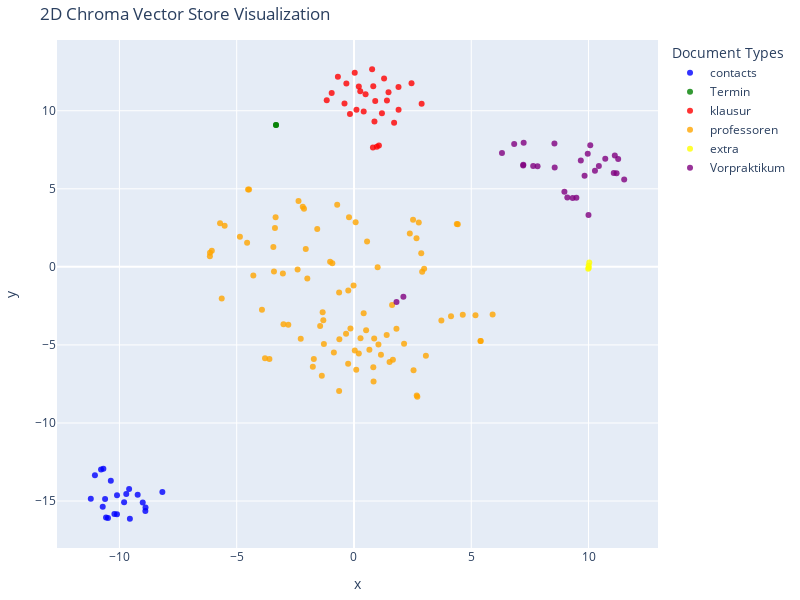

The code cell stored with this chart in its notebook:
### Code cell
tsne = TSNE(n_components=2, random_state=42)
reduced_vectors = tsne.fit_transform(vectors)

fig = go.Figure()
for doc_type, color in type_color_map.items():
    indices = [i for i, t in enumerate(doc_types) if t == doc_type]
    if not indices:
        continue
    fig.add_trace(go.Scatter(
        x=reduced_vectors[indices, 0],
        y=reduced_vectors[indices, 1],
        mode='markers',
        marker=dict(size=6, color=color, opacity=0.8),
        name=doc_type,  #  legend label
        text=[f"Type: {doc_type}<br>Text: {documents[i][:100]}..." for i in indices],
        hoverinfo='text'
    ))

fig.update_layout(
    title='2D Chroma Vector Store Visualization',
    xaxis_title='x',
    yaxis_title='y',
    width=800,
    height=600,
    margin=dict(r=20, b=10, l=10, t=40),
    legend_title_text='Document Types'
)
fig.show()

### Figure 1 — Plotly figure (JSON) as saved in the notebook; plotly's stock layout.template omitted (floating-point values rounded to 4 significant figures)
{"data": [{"hoverinfo": "text", "marker": {"color": "blue", "opacity": 0.8, "size": 6}, "mode": "markers", "name": "contacts", "text": ["Type: contacts<br>Text: [\n  {\n    \"type\": \"studierendensekretariat_sprechstunden\",\n    \"name\": \"Frau Schneider\",\n    \"offene...", "Type: contacts<br>Text: {\n    \"type\": \"studierendensekretariat_sprechstunden\",\n    \"name\": \"Frau Theobald\",\n    \"offene_spre...", "Type: contacts<br>Text: \"bereich\": \"AING\",\n    \"offene_sprechstunde\": \"Dienstag und Donnerstag von 09:00 bis 12:00 Uhr und D...", "Type: contacts<br>Text: \"sprechstunde_nach_termin\": \"Montag bis Donnerstag 13:30 bis 15:00 Uhr\"\n  },\n  {\n    \"type\": \"anspre...", "Type: contacts<br>Text: \"email\": \"sandra.schmidt@hs-kl.de\"\n  },\n  {\n    \"type\": \"ansprechpartner_studierendensekretariat\",\n ...", "Type: contacts<br>Text: },\n  {\n    \"type\": \"ansprechpartner_studierendensekretariat\",\n    \"studiengang\": \"Elektrotechnik\",\n ...", "Type: contacts<br>Text: \"studiengang\": \"Elektrotechnik - berufsbegleitend\",\n    \"sachbearbeiterin\": \"Nadine Schneider\",\n    ...", "Type: contacts<br>Text: \"studiengang\": \"Energie-Ingenieurwesen - dual\",\n    \"sachbearbeiterin\": \"Petra Helfrich\",\n    \"raum\"...", "Type: contacts<br>Text: \"raum\": \"Kammgarn F 0.009\",\n    \"durchwahl\": \"2126\",\n    \"email\": \"nadine.schneider@hs-kl.de\"\n  },\n ...", "Type: contacts<br>Text: \"durchwahl\": \"2270\",\n    \"email\": \"sandra.schmidt@hs-kl.de\"\n  },\n  {\n    \"type\": \"ansprechpartner_st...", "Type: contacts<br>Text: },\n  {\n    \"type\": \"ansprechpartner_studierendensekretariat\",\n    \"studiengang\": \"Mechatronik - ausb...", "Type: contacts<br>Text: \"studiengang\": \"Wirtschaftsingenieurwesen\",\n    \"sachbearbeiterin\": \"Petra Helfrich\",\n    \"raum\": \"K...", "Type: contacts<br>Text: \"sachbearbeiterin\": \"Jeannette Krob\",\n    \"raum\": \"Kammgarn F 0.014\",\n    \"durchwahl\": \"2191\",\n    \"...", "Type: contacts<br>Text: \"durchwahl\": \"2191\",\n    \"email\": \"jeannette.krob@hs-kl.de\"\n  },\n  {\n    \"type\": \"ansprechpartner_pr...", "Type: contacts<br>Text: },\n  {\n    \"type\": \"ansprechpartner_pruefungsamt_aing\",\n    \"studiengang\": \"LehrePlusHS\",\n    \"sachb...", "Type: contacts<br>Text: \"sachbearbeiterin\": \"Jeannette Krob\",\n    \"raum\": \"Kammgarn F 0.014\",\n    \"durchwahl\": \"2191\",\n    \"...", "Type: contacts<br>Text: \"sachbearbeiterin\": \"Jeannette Krob\",\n    \"raum\": \"Kammgarn F 0.014\",\n    \"durchwahl\": \"2191\",\n    \"...", "Type: contacts<br>Text: \"sachbearbeiterin\": \"Jeannette Krob\",\n    \"raum\": \"Kammgarn F 0.014\",\n    \"durchwahl\": \"2191\",\n    \"...", "Type: contacts<br>Text: \"durchwahl\": \"2273\",\n    \"email\": \"lucia.doll@hs-kl.de\"\n  },\n  {\n    \"type\": \"ansprechpartner_pruefu...", "Type: contacts<br>Text: },\n  {\n    \"type\": \"ansprechpartner_pruefungsamt_bug\",\n    \"studiengang\": \"Bauingenieurwesen Bachelo...", "Type: contacts<br>Text: \"studiengang\": \"Virtual Design Bachelor/Master\",\n    \"sachbearbeiterin\": \"Stephanie Rains\",\n    \"rau..."], "type": "scatter", "x": [-10.68, -10.78, -11.04, -10.37, -9.586, -9.222, -8.887, -9.006, -9.8, -10.1, -9.708, -8.894, -10.21, -10.71, -9.554, -10.49, -10.57, -10.1, -10.61, -11.22, -8.169], "y": [-12.93, -12.97, -13.35, -13.71, -14.23, -14.6, -15.42, -15.1, -15.08, -14.63, -14.55, -15.64, -15.83, -15.37, -16.14, -16.09, -16.05, -15.84, -14.86, -14.85, -14.43]}, {"hoverinfo": "text", "marker": {"color": "green", "opacity": 0.8, "size": 6}, "mode": "markers", "name": "Termin", "text": ["Type: Termin<br>Text: # Termine\n\n## Wintersemester 2025/26\n\n### Montag, 01.09.2025\n**Beginn des Wintersemesters**\n\n### Mon...", "Type: Termin<br>Text: ### Freitag, 01.05.2026\n**Keine Lehrveranstaltungen**  \n_Tag der Arbeit_\n\n### Donnerstag, 14.05.2026..."], "type": "scatter", "x": [-3.324, -3.324], "y": [9.094, 9.094]}, {"hoverinfo": "text", "marker": {"color": "red", "opacity": 0.8, "size": 6}, "mode": "markers", "name": "klausur", "text": ["Type: klausur<br>Text: Prüfungsplan für das WiSe 2025/2026 des Fachbereichs AINGStand: 09.10.2025\nalle Bachelor-Studiengäng...", "Type: klausur<br>Text: Algorithmen 1 Ba 1842 Mo 19.01.2026 60 min 8:00 9:00 Kiss Bomarius W 5 W W W W W W W W W W W W W W W...", "Type: klausur<br>Text: Arbeitswissenschaft Ba 1014 Mi 25.02.2026 90 min 11:00 12:30 Thurnes Hielscher W W W W W W W W W W W...", "Type: klausur<br>Text: Bildverarbeitung Ba 1301 Mo 26.01.2026 90 min 11:00 12:30 Böhm Steidel W 6 W W W W W W W W W W W W W...", "Type: klausur<br>Text: Digitale Systeme und IoT Ba 1843 Fr 23.01.2026 90 min 11:00 12:30 Schütz Opperskalski 5 5 W W W W W ...", "Type: klausur<br>Text: Einführung in die objektorientierte Softwareentwicklung Ba 1042 Di 20.01.2026 90 min 11:00 12:30 Bom...", "Type: klausur<br>Text: Elektrische Maschinen 2 Ba 1858 Di 27.01.2026 90 min 11:00 12:30 Urschel Schumann W W 6 W W W W W W ...", "Type: klausur<br>Text: Elektronik und EMV Ba 1821 Fr 27.02.2026 120 min8:00 10:00 Schumann Steil 3 3 3 W W W W W W W W 3 W ...", "Type: klausur<br>Text: Fahrzeugantriebe Ba 1883 Di 20.01.2026 120 min11:00 13:00 Heidrich Opperskalski W W W W W 5 W W W W ...", "Type: klausur<br>Text: Finite-Elemente-Methode Ba 1076 ##### Absprache Dozentmündl. Info von DozentMagin Gilbert W W W W 5 ...", "Type: klausur<br>Text: Generative Fertigungsverfahren Ba 1745 ##### Absprache Dozentmündl. Info von DozentEnk Kilb W W W W ...", "Type: klausur<br>Text: Grundlagen der Softwareentwicklung 1 + 2 Ba 1813 Do 29.01.2026 90 min 11:00 12:30 Schütz Kiss 2 2 2 ...", "Type: klausur<br>Text: Ingenieurmathematik 1 Ba 1810 Mo 23.02.2026 120 min14:00 16:00 Maier / Steidel Steidel / Maier 1 1 1...", "Type: klausur<br>Text: IT-Sicherheit Ba 1648 Mi 28.01.2026 60 min 8:00 9:00 Kiss Bomarius 6 6 6 W W W W W W W W W W W W W W...", "Type: klausur<br>Text: Konstruktion - Hausarbeit Ba 1200 ##### Absprache Dozent HA Info von DozentKilb Enk W W W W 5 5 5 5 ...", "Type: klausur<br>Text: Leichtbaukonstruktion Ba 1132 ##### Absprache DozentE-PortfolioInfo von DozentMagin Heß W W W W W 5 ...", "Type: klausur<br>Text: Maschinenelemente 1 Ba 1867 Mi 21.01.2026 90 min 11:00 12:30 Enk Kilb W W W - 1 1 1 1 1 1 1 - - - - ...", "Type: klausur<br>Text: Mechanische Verfahrenstechnik Ba 1157 Di 27.01.2026 90 min 8:00 9:30 Kaiser López López W W W W W W ...", "Type: klausur<br>Text: Operations Research Ba 1182 Mi 28.01.2026 90 min 8:00 9:30 Bott Reiner W W W W W W W W W W W W 4 4 4...", "Type: klausur<br>Text: Glöser\nGlöser / Fischer / \nBecherer 5 5 5 5 - - - - - - - - - - - - - - - Do 20.11.2025 #WERT! #WERT...", "Type: klausur<br>Text: Regelungstechnik 1 Ba 1832 Mi 25.02.2026 90 min 14:00 15:30 Herchenhan Opperskalski 5 5 5 - - - - - ...", "Type: klausur<br>Text: Robotik 2 Ba 1501 Mi 28.01.2026 60 min 11:00 12:00 Bitsch Maier W W W W W W W W W W W 6 W W W W W W ...", "Type: klausur<br>Text: Steuerungstechnik Ba 1881 Mo 26.01.2026 90 min 14:00 15:30 Heidrich Opperskalski - - - - W 4 W W W W...", "Type: klausur<br>Text: Therm. Verfahrenstechnik Ba 1239 Mo 23.02.2026 90 min 8:00 9:30 López López Kaiser W W W W W W W W W...", "Type: klausur<br>Text: Werkstoffkunde (für EI und MT) Ba 1886 Do 29.01.2026 90 min 14:00 15:30 Geromiller / Starke Starke /...", "Type: klausur<br>Text: PCB-Design for Power Electronics RW 2254 ##### Absprache Dozentmündl. Info von DozentSchumann Ursche...", "Type: klausur<br>Text: Tutoriumstätigkeit RW 1256-1260 ##### Absprache Dozent - Info von DozentDiverse Prüfer Diverse Prüfe...", "Type: klausur<br>Text: Technische Bauteilsauberkeit RW 1695 ##### Absprache Dozent90 min Info von DozentHielscher Enk W W W..."], "type": "scatter", "x": [2.885, 1.473, 1.405, 0.8229, -0.4044, -0.1711, -0.9502, -1.162, 0.9057, 1.901, 0.4139, 0.1065, 0.7726, 1.284, 1.711, 1.192, -0.3247, 0.206, 1.898, 2.453, -0.6856, 0.03163, 0.2687, 0.4945, 0.8734, 0.808, 0.9742, 1.063], "y": [10.45, 11.19, 10.65, 11.57, 10.47, 9.792, 11.14, 10.68, 10.63, 10.06, 9.948, 10.06, 12.67, 12.07, 9.226, 9.838, 11.75, 11.56, 11.53, 11.76, 12.18, 12.44, 11.25, 11.06, 9.311, 7.65, 7.689, 7.771]}, {"hoverinfo": "text", "marker": {"color": "orange", "opacity": 0.8, "size": 6}, "mode": "markers", "name": "professoren", "text": ["Type: professoren<br>Text: # Prof. Dr.-Ing. Albert Meij\n\n**Campus:** Kaiserslautern  \n**E-Mail:** albert.meij(at)hs-kl(dot)de  ...", "Type: professoren<br>Text: ## Biographie\n- Berufung an die Hochschule Kaiserslautern für das Fachgebiet Konstruktion, Leichtbau...", "Type: professoren<br>Text: - Leitung des ersten englischsprachigen Master-Studiengangs in Rheinland-Pfalz im Rahmen des INHEE-P...", "Type: professoren<br>Text: ---\n\n## Lehrgebiete\n- Leichtbau  \n- Verbundwerkstoffe  \n- Methodische Produktentwicklung  \n\n---\n\n## ...", "Type: professoren<br>Text: ### XP2P – Peer-to-Peer-Learning in Mechatronics (ERASMUS Strategic Partnerships)\n- Laufzeit: 01.10....", "Type: professoren<br>Text: # Prof. Dr.-Ing. Andreas Steil\n\n## Kontakt\n**Telefon:** +49 631 3724-2211  \n**Fax:** +49 631 3724-21...", "Type: professoren<br>Text: ## Projekte\n### DRM und DRM+: Digitaler Hörfunk der Zukunft\n- **Beginn:** 01.10.2006  \n- **Projektle...", "Type: professoren<br>Text: # Prof. Dipl.-Ing. Karl-Heinz Helmstädter\n\n**Campus:** Kaiserslautern  \n**Raum:** F2.026  \n**Telefon...", "Type: professoren<br>Text: ### Bachelor PO2024\n- Einführung in die Produktentwicklung: Konstruktionsmethodik – Vorlesung und Pr...", "Type: professoren<br>Text: # Prof. Dr.-Ing. Christian M. Thurnes\n\n## Kontakt\n**Telefon:** +49 631 3724-2244  \n**E-Mail:** Chris...", "Type: professoren<br>Text: ## Lehrgebiete\n- Operational Excellence- und Innovationsmethodik  \n\n## Tätigkeiten\n- Studiengangslei...", "Type: professoren<br>Text: # Prof. Dr.-Ing. Christian Schumann\n\n**Lehrgebiete:** Leistungselektronik, Elektronik, EMV  \n**Forsc...", "Type: professoren<br>Text: **Kontakt:**  \n- **Telefon:** +49 631 3724-2469  \n- **E-Mail:** christian.schumann(at)hs-kl(dot)de  ...", "Type: professoren<br>Text: **Projekte:**  \n- **Elektronischer Gruppen-Antrieb auf Leiterplattenbasis als Synergetisches System ...", "Type: professoren<br>Text: - Mitarbeiter: B. Eng. Max Wagner  \n- **Sulfuric Acid Electrification: Tests and Technological Appli...", "Type: professoren<br>Text: - Projektleitung: Prof. Dr.-Ing. Christian Schumann, Prof. Dr.-Ing. Sven Urschel  \n  - Mitarbeiter: ...", "Type: professoren<br>Text: **Projekte und Lehrkonzepte (fortlaufend):**  \n- OPENEDU-RLP: Tutorials für Simulationstools in Leis...", "Type: professoren<br>Text: **Leistungsangebot:**  \n- Entwurf, Dimensionierung und Analyse leistungselektronischer Schaltungen  ...", "Type: professoren<br>Text: ---\nname: Prof. Dr.-Ing. Constantin Bauer\nfaculty: Angewandte Ingenieurwissenschaften\ncampus: Kaiser...", "Type: professoren<br>Text: # Prof. Dr.-Ing. Dirk Enk\n\n**Campus:** Kaiserslautern  \n**Raum:** F1.036  \n**Telefon:** +49 631 3724...", "Type: professoren<br>Text: # Prof. Dr. Eva Maria Kiss\n\n**Campus:** Kaiserslautern  \n**Raum:** F1.026  \n**Telefon:** +49 631 372...", "Type: professoren<br>Text: **Kurzbeschreibung:**  \nelab2go stellt didaktisch aufbereitete Demonstratoren zu aktuellen technolog...", "Type: professoren<br>Text: # Prof. Dr.-Ing. Felix Möhrle\n\n**Campus:** Kaiserslautern  \n**Raum:** F1.033  \n**E-Mail:** felix.moe...", "Type: professoren<br>Text: # Prof. Dr. rer. nat. Felix Wick\n\n## Kontakt\n**Telefon:** +49 631 3724-2217  \n**E-Mail:** felix.wick...", "Type: professoren<br>Text: # Prof. Dr. rer. nat. Frank Bomarius\n\n**Campus:** Kaiserslautern  \n**Raum:** F2.030  \n**Telefon:** +...", "Type: professoren<br>Text: Seit 2004 hat er eine Professur am Fachbereich Angewandte Ingenieurwissenschaften der Hochschule Kai...", "Type: professoren<br>Text: ---\nname: Prof. Dr.-Ing. Gerd Bitsch\nfaculty: Angewandte Ingenieurwissenschaften\ncampus: Kaiserslaut...", "Type: professoren<br>Text: ## Arbeitsgruppe MecRoKa\nBezeichnung: Mechatronik und Robotik an der Hochschule Kaiserslautern  \nGrü...", "Type: professoren<br>Text: ## Themengebiete\n- Roboterbasierter Fahrsimulator RODOS  \n- Messfahrzeug REDAR  \n- Digitale Umgebung...", "Type: professoren<br>Text: ## Sprechstunde\n- Nach Vereinbarung  \n\n## Robotik AG\nEine offene Gruppe robotikinteressierter Studie...", "Type: professoren<br>Text: ### Am Fraunhofer-Institut für Techno- und Wirtschaftsmathematik (ITWM)\n\n**Dr.-Ing. Michael Kleer** ...", "Type: professoren<br>Text: **B.A. Ann-Kathrin Bäumler**  \nAufgabenbereich: Projekt ODPfalz – Umgebungsmodellierung / Virtual De...", "Type: professoren<br>Text: # Prof. Priv.-Doz. Dr.-Ing. habil. Peter Starke\n\n**Kontakt:**  \n- Telefon: +49 631 3724-2389  \n- E-M...", "Type: professoren<br>Text: **Fachbereich:** Angewandte Ingenieurwissenschaften  \n**Campus:** Kaiserslautern  \n**Raum:** H1-2010...", "Type: professoren<br>Text: ## Lehrgebiete\n- Werkstoffkunde & Werkstoffprüfung  \n- Konstruktionswerkstoffe  \n- Zerstörende & zer...", "Type: professoren<br>Text: ## Veranstaltungen\n- Werkstoffkunde  \n- Konstruktionswerkstoffe  \n- Zerstörende & Zerstörungsfreie P...", "Type: professoren<br>Text: # Prof. Dr.-Ing. Hans-Peter Geromiller\n\n**Campus:** Kaiserslautern  \n**Raum:** F0.030  \n**Telefon:**...", "Type: professoren<br>Text: # Prof. Dr.-Ing. Hartmut Opperskalski\n\n**Lehrgebiete:** Automatisierungstechnik, Leiter des Institut...", "Type: professoren<br>Text: # Prof. Dr.-Ing. Heiko Heß\n\n**Campus:** Kaiserslautern  \n**Raum:** F1.027  \n**Telefon:** +49 631 372...", "Type: professoren<br>Text: ---\n\n## Sprechstunde\n- Nach Vereinbarung, telefonisch oder per E-Mail  \n\n---\n\n## Veranstaltungen\n- S...", "Type: professoren<br>Text: # Prof. Dr.-Ing. Hubert Klein\n\n**Campus:** Kaiserslautern  \n**Raum:** F1.025  \n**Telefon:** +49 631 ...", "Type: professoren<br>Text: **Sommersemester:**  \n- Produktionsplanung und -steuerung – Vorlesung (Bachelor)  \n- Qualitätsmanage...", "Type: professoren<br>Text: # Prof. Dr.-Ing. Karsten Glöser\n\n**Campus:** Kaiserslautern  \n**Raum:** F2.025  \n**Telefon:** +49 63...", "Type: professoren<br>Text: **Kurzbeschreibung:**  \nEntwicklung von modularen Stromschienensystemen auf Basis von Hochtemperatur...", "Type: professoren<br>Text: **Kurzbeschreibung:**  \nUntersuchung des Verhaltens von supraleitenden Kabelsystemen bei gleichzeiti...", "Type: professoren<br>Text: # Prof. Dr. rer. pol. Klaus Fischer\n\n**Campus:** Kaiserslautern  \n**Raum:** F2.027  \n**E-Mail:** kla...", "Type: professoren<br>Text: # Prof. Dr. rer. nat. Martin Böhm\n\n**Campus:** Kaiserslautern  \n**Raum:** F2.031  \n**Telefon:** +49 ...", "Type: professoren<br>Text: ### Berufsbegleitender Master\n- Numerische Methoden  \n- Mehrdimensionale Funktionen der Elektrotechn...", "Type: professoren<br>Text: ---\n\n### AEROS\n**Titel:** Automatische Erfassung von Verkehrszeichen  \n**Projektleitung:** Prof. Dr....", "Type: professoren<br>Text: # Prof. Dr.-Ing. Martin Hoof\n\n**Campus:** Kaiserslautern  \n**Raum:** F2.034  \n**Telefon:** +49 631 3...", "Type: professoren<br>Text: # Prof. Dr.-Ing. Matthias Hampel\n\n**Campus:** Kaiserslautern  \n**Raum:** F1.022  \n**Telefon:** +49 6...", "Type: professoren<br>Text: Seit 2012 lehrt er an der Hochschule Kaiserslautern Physik und Erneuerbare Energien.  \n\n---\n\n## Spre...", "Type: professoren<br>Text: # Prof. Dr.-Ing. Matthias R. Leiner\n\n**Campus:** Kaiserslautern  \n**Raum:** F1.028  \n**Telefon:** +4...", "Type: professoren<br>Text: ## Projekte\n\n### Mechatronisches Projekt \"Viergliedriges Koppelgetriebe mit lagegeregeltem Drehstrom...", "Type: professoren<br>Text: **Kurzbeschreibung:**  \nRealitätsnahe Modellierung der hydrodynamischen Gleitlagerkräfte in Kurbelwe...", "Type: professoren<br>Text: # Prof. Dr.-Ing. Michael Herchenhan\n\n**Campus:** Kaiserslautern  \n**Raum:** F2.036  \n**Telefon:** +4...", "Type: professoren<br>Text: # Prof. Dr.-Ing. Michael Magin\n\n**Campus:** Kaiserslautern  \n**Raum:** F1.031  \n**Telefon:** +49 631...", "Type: professoren<br>Text: ## Tätigkeiten\n- Vizepräsident für Internationalisierung  \n\n## Sprechstunde\n- Nach Vereinbarung per ...", "Type: professoren<br>Text: ### FiberEngine\n- **Zeitraum:** 01.07.2021 – 30.06.2023  \n- **Projektleitung:** Prof. Dr.-Ing. Micha...", "Type: professoren<br>Text: # Prof. Dr.-Ing. Norbert Gilbert\n\n**Campus:** Kaiserslautern  \n**Raum:** F1.029  \n**Telefon:** +49 6...", "Type: professoren<br>Text: # Prof. Dr.-Ing. Oliver Maier\n\n**Campus:** Kaiserslautern  \n**Raum:** F2.037  \n**Telefon:** +49 631 ...", "Type: professoren<br>Text: ## Sprechstunde\n- Nach Vereinbarung  \n\n---\n\n## Vorlesungen WS 25/26\n1. **Grundlagen der Simulation (...", "Type: professoren<br>Text: # Prof. Dr.-Ing. Peter Heidrich\n\n**Campus:** Kaiserslautern  \n**Raum:** F2.016  \n**Telefon:** +49 63...", "Type: professoren<br>Text: # Prof. Dr. rer. nat. Stefan Steidel\n\n## Kontakt\n**Telefon:** +49 631 3724-2250  \n**E-Mail:** stefan...", "Type: professoren<br>Text: ## Biographie\n2003 - 2007 : Studium der Mathematik und Physik an der TU Kaiserslautern – Erstes Staa...", "Type: professoren<br>Text: 2018 - heute : Lehrauftrag an der Hochschule Kaiserslautern im berufsbegleitenden Bachelorstudiengan...", "Type: professoren<br>Text: ## Lehrgebiete\n- Mathematik  \n- Ingenieurinformatik...", "Type: professoren<br>Text: ## Tätigkeiten\n- Vorsitz Prüfungsausschuss:  \n  - \"Automatisierungstechnik, Bachelor\"  \n  - \"Elektro...", "Type: professoren<br>Text: - \"Prozessingenieurwesen, Bachelor\"  \n  - \"Wirtschaftsingenieurwesen, Bachelor\"  \n  - \"Wirtschaftsin...", "Type: professoren<br>Text: ## Veranstaltungen\n**Bachelorstudiengänge:**  \n- Ingenieurmathematik 1  \n- Ingenieurmathematik 2  \n-...", "Type: professoren<br>Text: # Prof. Dr.-Ing. Steffen Schütz\n\n**Campus:** Kaiserslautern  \n**Raum:** H2.071.3  \n**Telefon:** +49 ...", "Type: professoren<br>Text: **Kurzbeschreibung:**  \nIm Mittelpunkt des Projekts steht die Entwicklung einer Beinprothese, die mi...", "Type: professoren<br>Text: **Kurzbeschreibung:**  \nUntersuchung, wie maschinelles Lernen genutzt werden kann, um die Vorsteueru...", "Type: professoren<br>Text: **Kurzbeschreibung:**  \nDas Open Source Leg (OSL) ist eine quelloffene Plattform für Forschung an ak...", "Type: professoren<br>Text: ---\n\n## Übersicht\n- Veröffentlichungen: *(nicht angegeben)*\n- Projekte: EmKiPro2, KI-SeRvo, Open Sou...", "Type: professoren<br>Text: # Prof. Dr.-Ing. Stephan Werth\n\n## Kontakt\n**Telefon:** +49 631 3724-2213  \n**E-Mail:** stephan.wert...", "Type: professoren<br>Text: **Sommersemester:**  \n- Apparatebau (Bachelor & BbB)  \n- IMAT 1 für AI (Bachelor)  \n- Strömungslehre...", "Type: professoren<br>Text: # Prof. Dr.-Ing. Sven Urschel\n\n## Kontakt\n**Telefon:** +49 631 3724-2240  \n**E-Mail:** sven.urschel(...", "Type: professoren<br>Text: ## Lehrgebiete\n- Elektrotechnische Systeme der Mechatronik  \n\n## Forschungsgebiete\n- Elektrische Mas...", "Type: professoren<br>Text: ## Projekte\n- 01.01.2017 - 31.03.2020: IMPROVE – Anwendungsentwicklung innovativer Leistungselektron...", "Type: professoren<br>Text: - 01.09.2021 - 31.08.2025: MiNaMag  \n- 01.01.2024 - 31.12.2025: Normung und Standardisierung von Prü...", "Type: professoren<br>Text: # Prof. Dr.-Ing. Thomas Kilb\n\n**Campus:** Kaiserslautern  \n**Raum:** F1.030  \n**Telefon:** +49 631 3...", "Type: professoren<br>Text: # Prof. Dr. Thomas Reiner\n\n**Lehrgebiete:** Finanz- und Rechnungswesen, Controlling, Value Chain Eng...", "Type: professoren<br>Text: # Prof. Dr.-Ing. Torsten Hielscher\n\n**Campus:** Kaiserslautern  \n**Raum:** F1.032  \n**Telefon:** +49...", "Type: professoren<br>Text: ## Sprechstunde\n- Nach Terminvereinbarung  \n\n---\n\n## Projekte\n\n### Evaluation des Einflusses der Bau...", "Type: professoren<br>Text: # Prof. Dr.-Ing. Victor López López\n\n**Campus:** Kaiserslautern  \n**Raum:** F2.032  \n**Telefon:** +4...", "Type: professoren<br>Text: ### Sonstiges\n- Erasmus Blended Intensive Program: \"Decarbonisation Strategies in Process Engineerin...", "Type: professoren<br>Text: **Mitarbeiter:**  \n- M. Eng. Eric Hemmer  \n- M. Eng. Simon Holzmann  \n- Dipl.-Ing. (FH) Harry Maibau...", "Type: professoren<br>Text: # Prof. Dr.-Ing. Wulf Kaiser\n\n**Campus:** Kaiserslautern  \n**Raum:** F2.017  \n**Telefon:** +49 631 3...", "Type: professoren<br>Text: ## Expertise\n- Prozessentwicklung (Scale-up von Laboranlage zur großtechnischen Prozessanlage)  \n- F..."], "type": "scatter", "x": [1.659, -0.2431, -0.01837, -3.031, -4.557, -1.712, -4.291, 0.8622, 2.381, -3.605, -3.792, -3.004, -2.8, -4.863, -6.061, -3.923, -0.2112, 0.07048, 0.8239, 0.6573, 3.066, -0.7153, 1.517, 2.539, 2.675, 2.701, 3.726, 4.638, 5.18, 4.137, 5.399, 5.397, -1.371, -0.6332, -1.989, -2.403, -0.6236, -2.27, 0.5173, -0.9229, -0.2484, 2.519, -0.858, -4.515, -4.472, 0.09617, 2.135, -2.056, 5.911, -1.282, -1.307, -1.336, 1.811, -3.369, -3.341, -0.1503, 1.395, -3.438, -3.411, 0.8354, 1.15, -5.638, -0.3383, -1.754, 2.907, 2.991, 2.868, 4.384, 4.426, 2.666, 0.4129, -2.13, -2.184, -2.364, -1.566, 1.625, 2.763, -1.443, 0.5578, -5.514, -5.71, 1.043, -0.6329, 0.2784, -1.017, 0.03448, -6.138, -6.143, 0.2075, 1.009], "y": [-5.947, -1.509, -1.198, -0.4181, 1.54, -5.896, -0.5506, -4.582, 2.131, -5.903, -5.856, -3.67, -3.715, 1.929, 1.027, -2.752, 3.185, 2.855, -6.434, -5.305, -5.698, 3.975, -6.097, -6.619, -8.237, -8.314, -3.433, -3.071, -3.097, -3.169, -4.747, -4.756, -6.971, -1.647, -0.7475, -0.1623, -4.64, -4.608, -4.055, 0.2314, -6.205, 3.022, -5.487, 4.949, 4.953, -6.597, -4.925, 1.15, -3.056, -4.936, -3.418, -2.914, -3.965, 2.485, 3.177, -3.952, -4.368, 1.27, -0.2982, -7.336, -5.634, -2.019, -4.279, -6.397, -0.3129, -0.1195, 0.8648, 2.745, 2.725, 1.839, -2.965, 3.718, 3.848, 4.223, 2.426, -2.448, 2.836, -3.79, 1.62, 2.634, 2.802, -4.973, -7.956, -4.577, 0.3292, -5.358, 0.9024, 0.678, -5.554, -0.01858]}, {"hoverinfo": "text", "marker": {"color": "yellow", "opacity": 0.8, "size": 6}, "mode": "markers", "name": "extra", "text": ["Type: extra<br>Text: # Informationen zum Deutschland-Semesterticket\n\nDas neue Semesterticket gilt ab **01.03.2025** und i...", "Type: extra<br>Text: Das Ticket wird über die **myVRN App** bezogen, wo das Ticket nach Überprüfung der Identität für **0...", "Type: extra<br>Text: Nur bestimmte Personengruppen sind von der Bezugs- und Beitragspflicht befreit und können eine Rücke...", "Type: extra<br>Text: ## Hinweise zur Nutzung\n\nAnders als beim bisherigen Semesterticket gilt **der Studierendenausweis ni..."], "type": "scatter", "x": [10.01, 10.01, 10.03, 9.985], "y": [-0.05394, 0.06583, 0.2811, -0.117]}, {"hoverinfo": "text", "marker": {"color": "purple", "opacity": 0.8, "size": 6}, "mode": "markers", "name": "Vorpraktikum", "text": ["Type: Vorpraktikum<br>Text: # Grundpraktikum\n\nPraktische Erfahrungen gehören zu den unmittelbaren Zulassungsvoraussetzungen für ...", "Type: Vorpraktikum<br>Text: **Unternehmensdatenbank:**  \nViele Firmen kooperieren regelmäßig mit uns und bieten Plätze für das G...", "Type: Vorpraktikum<br>Text: **Funktionen:**  \n- Leiter des Praktikantenamts (Maschinenbau und Mechatronik)  \n- Leiter des Prakti...", "Type: Vorpraktikum<br>Text: BleibenSie organisiert: \nIhre Vorpraktikums-Checkliste(PO 24)\nBitte vollständig ausfüllen und bei we...", "Type: Vorpraktikum<br>Text: Tätigkeiten an - auf Grundlage der Angaben im Ausbildungsplan. Die Dauer \nwird in vollen Wochen ange...", "Type: Vorpraktikum<br>Text: Sie Ihre Praktikumsanerkennung für die Anmeldung zu Prüfungen ab dem 3. Semester benötigen.\n• Rechne...", "Type: Vorpraktikum<br>Text: Vorpraktikumsordnung für die Bachelorstudiengänge  \nElektrotechnik, Energie-Ingenieurwesen, Maschine...", "Type: Vorpraktikum<br>Text: § 4 Ausbildungspläne \n§ 5 Ausbildungsfelder \n§ 6 Ausbildungsbetriebe \n§ 7 Berichterstattung, Beschei...", "Type: Vorpraktikum<br>Text: (2) Sie gilt für alle Studierenden der Bachelorstudiengänge Elektrotechnik, Energieeffiziente System...", "Type: Vorpraktikum<br>Text: (2) Die Einbindung der Praktikantin oder des Praktikanten in die berufliche Praxis für die Dauer des...", "Type: Vorpraktikum<br>Text: Ableistung des Vorpraktikums wird von einer Rege larbeitszeit von ca. 38 Stunden je Woche \nausgegang...", "Type: Vorpraktikum<br>Text: Zulassung dieser Abweichungen. \n \n1) Ausbildungsplan Bachelor-Studiengang Elektrotechnik \nEs sind mi...", "Type: Vorpraktikum<br>Text: verbleibenden Wochen können beliebig aus den Bereichen (ET), (MB) und (W) ergänzt werden. Die \nKombi...", "Type: Vorpraktikum<br>Text: 4) Ausbildungsplan Bachelor-Studiengang Mechatronik \nEs sind mindestens 12 Wochen praktische Tätigke...", "Type: Vorpraktikum<br>Text: Bereiche (ET), (MB) und (W) ist zwar gewünscht, aber nicht vorgeschrieben. \n5.2) Schwerpunkte Maschi...", "Type: Vorpraktikum<br>Text: § 5 Ausbildungsfelder \nAusbildungsfeld Elektrotechnik (ET): \nAusbildungsinhalte sollen grundlegende ...", "Type: Vorpraktikum<br>Text: Industrie, Energieversorgung, Energieverteilung oder Gebäudetechnik, Reparatur \nvon Energie erzeugen...", "Type: Vorpraktikum<br>Text: im Einzelfall durch sinnvolle Alternativen ersetzt werden können. Die vermittelten Inhalte sind durc...", "Type: Vorpraktikum<br>Text: Ausbildungsfeld Betriebswirtschaft (W): \nAusbildungsinhalte sollen grundlegende praktische Tätigkeit...", "Type: Vorpraktikum<br>Text: (1) Die Wahl der Ausbildungsbetriebe und die zeitgerechte Bewerbung um Ausbildungsplätze sind \nAngel...", "Type: Vorpraktikum<br>Text: unterschreiten. \n(4) Kann das kooperierende Unternehmen in einem kooperativen Ingenieurstudiengang (...", "Type: Vorpraktikum<br>Text: der Tätigkeiten – orientiert an den im Ausbildungsplan genannten Bereichen – hervorgehen. Die \njewei...", "Type: Vorpraktikum<br>Text: anderen Ausbildungen und praktische Tätigkeiten, welche die im Ausbildungsplan genannten \nBereiche g...", "Type: Vorpraktikum<br>Text: durch Beschluss des Fachbereichsrats Abweichungen hinsichtlich des Vorpraktikums festgelegt \nwerden....", "Type: Vorpraktikum<br>Text: der Praktikantenamtsleiterin oder des Praktikantenamtsleiters nachzuholen, soweit das Praktikum \nink...", "Type: Vorpraktikum<br>Text: insgesamt 12 Wochen nachzuholen. \n(8) In allen nicht explizit genannten Fällen obliegt die Entscheid...", "Type: Vorpraktikum<br>Text: Pflichten ergeben sich aus dem Vertragsverhältnis zwischen der Praktikantin oder dem Praktikanten \nm...", "Type: Vorpraktikum<br>Text: (3) Sofern Studierende nach der unter § 1 Abs. 1 Nr. 1  genannten Fachprüfungsordnung studieren, \nwe..."], "type": "scatter", "x": [9.831, 2.107, 1.812, 11.19, 11.08, 11.52, 9.096, 9.322, 8.972, 10.27, 8.557, 7.826, 7.213, 7.64, 7.22, 7.234, 6.831, 6.309, 8.546, 9.966, 10.07, 10.44, 9.671, 10.71, 11.12, 11.26, 9.482, 9.998], "y": [5.84, -1.914, -2.251, 6.004, 6.019, 5.59, 4.439, 4.411, 4.813, 6.152, 6.368, 6.44, 6.495, 6.454, 6.547, 7.949, 7.863, 7.301, 7.907, 7.245, 7.79, 6.467, 6.821, 6.934, 7.134, 6.904, 4.433, 3.321]}], "layout": {"height": 600, "legend": {"title": {"text": "Document Types"}}, "margin": {"b": 10, "l": 10, "r": 20, "t": 40}, "title": {"text": "2D Chroma Vector Store Visualization"}, "width": 800, "xaxis": {"title": {"text": "x"}}, "yaxis": {"title": {"text": "y"}}}}
